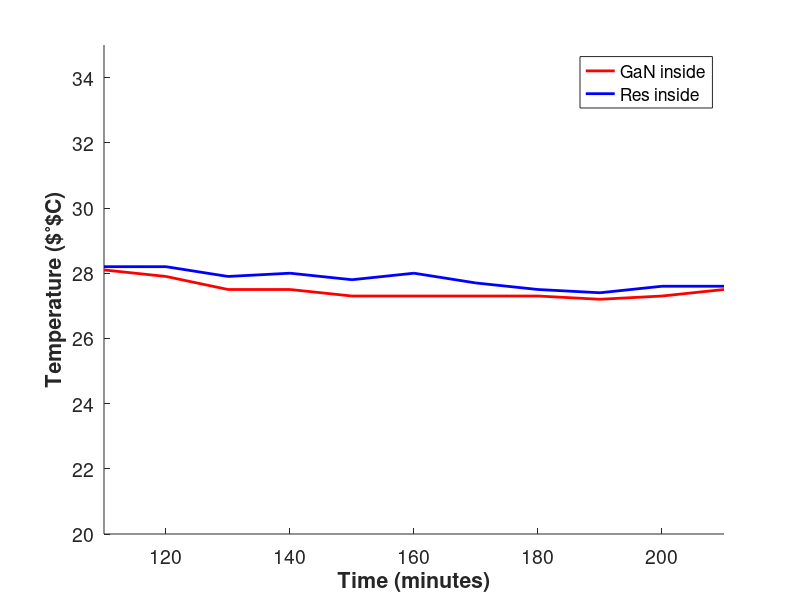
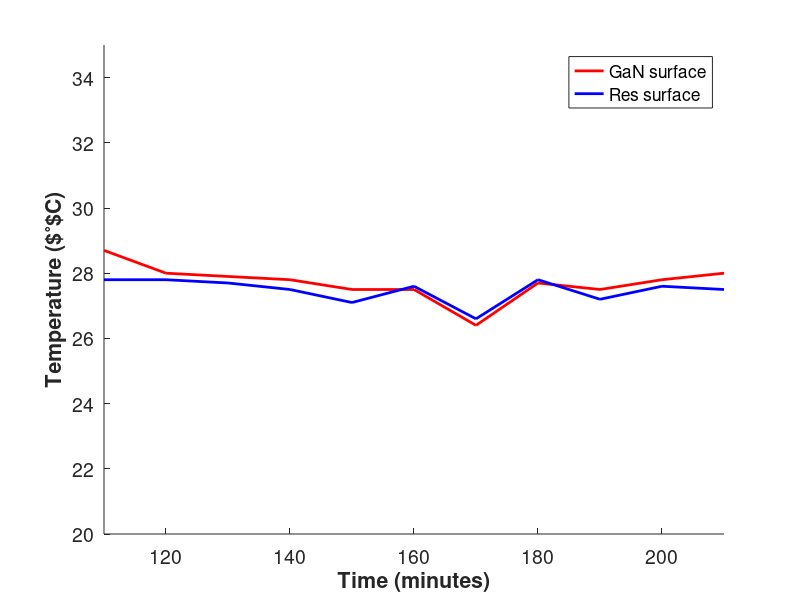
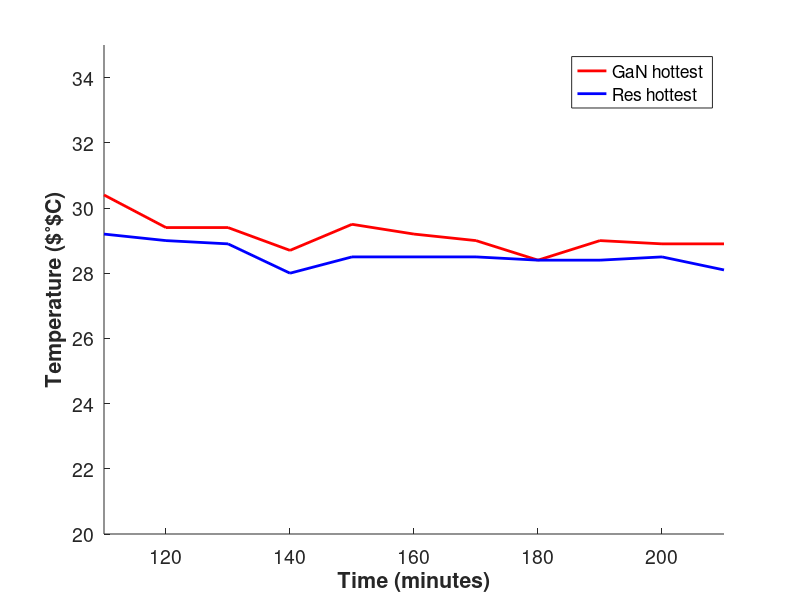
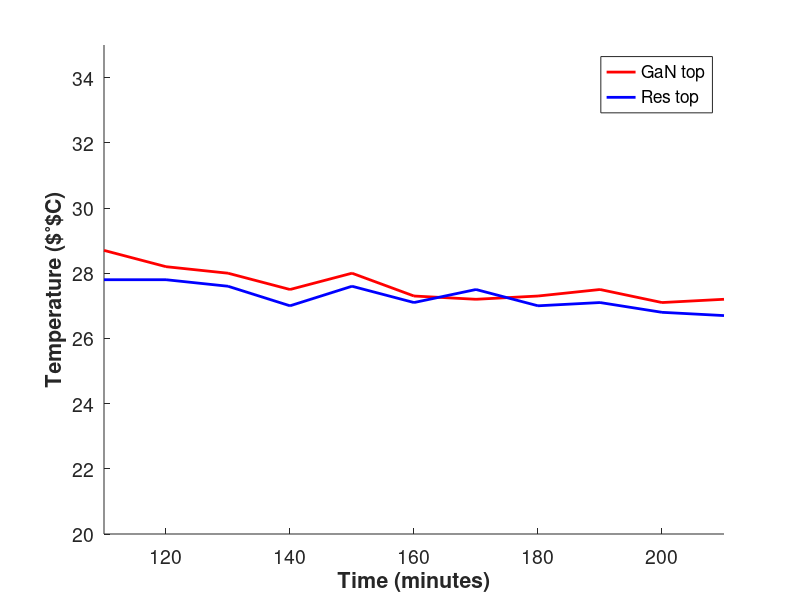

Here is the MATLAB script that generated these plots, in order: (Note: this script raises an error after producing the figures.)
time = 110:10:210;
% 3. kademe data
GaN_inside  = [28.1,27.9,27.5,27.5,27.3,27.3,27.3,27.3,27.2,27.3,27.5];
Res_inside  = [28.2,28.2,27.9,28.0,27.8,28.0,27.7,27.5,27.4,27.6,27.6];
GaN_surface = [28.7,28.0,27.9,27.8,27.5,27.5,26.4,27.7,27.5,27.8,28.0];
Res_surface = [27.8,27.8,27.7,27.5,27.1,27.6,26.6,27.8,27.2,27.6,27.5];
GaN_top     = [28.7,28.2,28.0,27.5,28.0,27.3,27.2,27.3,27.5,27.1,27.2];
Res_top     = [27.8,27.8,27.6,27.0,27.6,27.1,27.5,27.0,27.1,26.8,26.7];
GaN_hottest = [30.4,29.4,29.4,28.7,29.5,29.2,29.0,28.4,29.0,28.9,28.9];
Res_hottest = [29.2,29.0,28.9,28.0,28.5,28.5,28.5,28.4,28.4,28.5,28.1];
diff_inside = GaN_inside - Res_inside;
diff_surface = GaN_surface - Res_surface;
diff_top = GaN_top - Res_top;
diff_hottest = GaN_hottest - Res_hottest;

%%
figure;
%subplot(3,1,1);
hold all;
plot(time,GaN_inside,'r-','Linewidth',2);
plot(time,Res_inside,'b-','Linewidth',2);
ylabel('Temperature ($^\circ$C)','FontSize',14,'FontWeight','Bold')
xlabel('Time (minutes)','FontSize',14,'FontWeight','Bold')
set(gca,'FontSize',14);
ylim([20 35]);
xlim([110 210]);
legend({'GaN inside','Res inside'},'Location','best');
%%
figure;
%subplot(3,1,1);
hold all;
plot(time,GaN_surface,'r-','Linewidth',2);
plot(time,Res_surface,'b-','Linewidth',2);
ylabel('Temperature ($^\circ$C)','FontSize',14,'FontWeight','Bold')
xlabel('Time (minutes)','FontSize',14,'FontWeight','Bold')
set(gca,'FontSize',14);
ylim([20 35]);
xlim([110 210]);
legend({'GaN surface','Res surface'},'Location','best');
%%
figure;
%subplot(3,1,1);
hold all;
plot(time,GaN_hottest,'r-','Linewidth',2);
plot(time,Res_hottest,'b-','Linewidth',2);
ylabel('Temperature ($^\circ$C)','FontSize',14,'FontWeight','Bold')
xlabel('Time (minutes)','FontSize',14,'FontWeight','Bold')
set(gca,'FontSize',14);
ylim([20 35]);
xlim([110 210]);
legend({'GaN hottest','Res hottest'},'Location','best');
%%
figure;
%subplot(3,1,1);
hold all;
plot(time,GaN_top,'r-','Linewidth',2);
plot(time,Res_top,'b-','Linewidth',2);
ylabel('Temperature ($^\circ$C)','FontSize',14,'FontWeight','Bold')
xlabel('Time (minutes)','FontSize',14,'FontWeight','Bold')
set(gca,'FontSize',14);
ylim([20 35]);
xlim([110 210]);
legend({'GaN top','Res top'},'Location','best');
%%
figure;
hold all;
plot(time,diff_surface,'bx-','Linewidth',2);
plot(time,diff_hottest,'k+-','Linewidth',2);
plot(time,diff_top,'ro-','Linewidth',2);
plot(time,zeros(1,numel(time)),'g--','Linewidth',2);
ylabel('Temperature Difference (^\circC)','FontSize',14,'FontWeight','Bold')
xlabel('Time (minutes)','FontSize',14,'FontWeight','Bold')
set(gca,'FontSize',14);
ylim([-2 2]);
xlim([110 210]);
legend({'Surface','Hottest','Top','Threshold'},'Location','best');
%%
power1 = 13.1;
power2 = 11.5;
power_curve = [15.4;
               power1*ones(7,1);...
               power2*ones(3,1)];

%%
figure;
hold all;
yyaxis left
plot(time,-diff_surface,'bx-','Linewidth',2);
plot(time,-diff_top,'ko-','Linewidth',2);
plot(time,zeros(1,numel(time)),'g--','Linewidth',2);
ylim([-2.5 2.5]);
ylabel('Temperature difference (^\circC)','FontSize',14,'FontWeight','Bold')
yyaxis right
plot(time,power_curve,'r+-','Linewidth',2);
ylim([10 15]);
ylabel('Power input (W)','FontSize',14,'FontWeight','Bold')
xlabel('Time (minutes)','FontSize',14,'FontWeight','Bold')
set(gca,'FontSize',14);
xlim([110 210]);
legend({'Surface','Top','Threshold','Res Power'},'Location','best');
